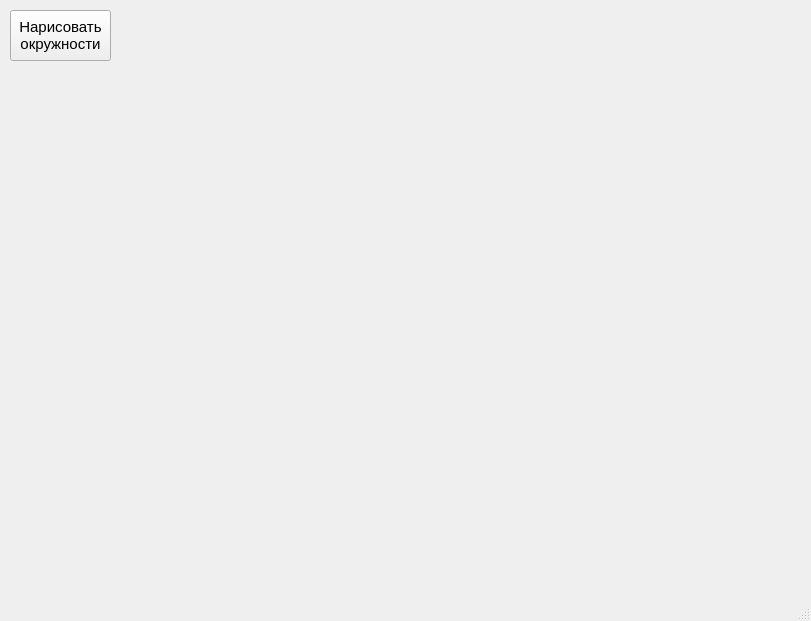
<?xml version="1.0" encoding="UTF-8"?>
<ui version="4.0">
 <class>mainwin</class>
 <widget class="QMainWindow" name="mainwin">
  <property name="geometry">
   <rect>
    <x>0</x>
    <y>0</y>
    <width>811</width>
    <height>621</height>
   </rect>
  </property>
  <property name="windowTitle">
   <string>YellowCircles</string>
  </property>
  <widget class="QWidget" name="centralwidget">
   <widget class="QPushButton" name="btn">
    <property name="geometry">
     <rect>
      <x>10</x>
      <y>10</y>
      <width>101</width>
      <height>51</height>
     </rect>
    </property>
    <property name="font">
     <font>
      <pointsize>11</pointsize>
     </font>
    </property>
    <property name="text">
     <string>Нарисовать
окружности</string>
    </property>
   </widget>
  </widget>
  <widget class="QMenuBar" name="menubar">
   <property name="geometry">
    <rect>
     <x>0</x>
     <y>0</y>
     <width>811</width>
     <height>21</height>
    </rect>
   </property>
  </widget>
  <widget class="QStatusBar" name="statusbar"/>
 </widget>
 <resources/>
 <connections/>
</ui>
